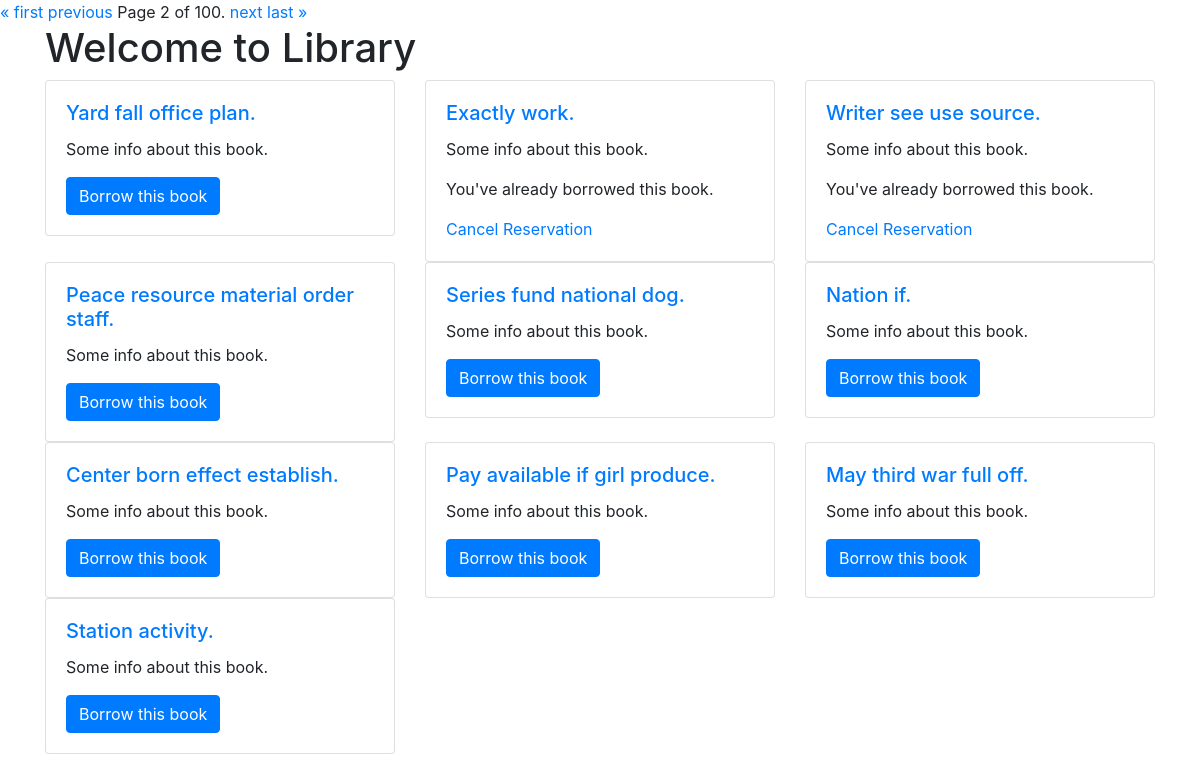
The app's page /users/?page=2 (signed in) with its own data.
### library/models.py (models this page shows)
class Book(models.Model):
    title = models.CharField(max_length=200)
    authors = models.ManyToManyField(Author)
    genre = models.ForeignKey(Genre, on_delete=models.CASCADE)
    pub_date = models.DateField('Publication date')
    quantity = models.IntegerField(default=1)

### users/views.py (the view)
# urls.py: path('', views.users_home, name='index'),
@login_required
@user_passes_test(lambda u: not u.is_staff)
def users_home(request):
    if request.method == 'POST':
        book_id = request.POST.get('book_id')
        book = get_object_or_404(Book, id=book_id)
        BorrowedBook.objects.create(user=request.user, book=book)
    books_list = Book.objects.all()
    page = request.GET.get('page', 1)
    paginator = Paginator(books_list, 10)  # Show 10 books per page
    try:
        books = paginator.page(page)
    except PageNotAnInteger:
        books = paginator.page(1)
    except EmptyPage:
        books = paginator.page(paginator.num_pages)
    borrowed_books = BorrowedBook.objects.filter(user=request.user).values_list('book', flat=True)
    return render(request, 'users/index.html', {'books': books, 'borrowed_books': borrowed_books})

### users/templates/users/index.html (shortened to what this page needs)
<!DOCTYPE html>
<html>
<head>
    <link href="https://stackpath.bootstrapcdn.com/bootstrap/4.3.1/css/bootstrap.min.css" rel="stylesheet">
</head>
<body>
<div class="pagination">
    <span class="step-links">
        {% if books.has_previous %}
            <a href="?page=1">&laquo; first</a>
            <a href="?page={{ books.previous_page_number }}">previous</a>
        {% endif %}
        <span class="current">
            Page {{ books.number }} of {{ books.paginator.num_pages }}.
        </span>
        {% if books.has_next %}
            <a href="?page={{ books.next_page_number }}">next</a>
            <a href="?page={{ books.paginator.num_pages }}">last &raquo;</a>
        {% endif %}
    </span>
</div>
<div class="container">
    <h1>Welcome to Library</h1>
    <div class="row">
        {% for book in books %}
            <div class='col-4'>
                <div class='card'>
                    <div class='card-body'>
                        <h5 class='card-title'><a href="{% url 'users:book-detail' book.id %}">{{ book.title }}</a></h5>
                        <p class='card-text'> Some info about this book. </p>
                        {% if book.id in borrowed_books %}
                            <p>You've already borrowed this book.</p>
                            <a href="{% url 'users:cancel-reservation' book.id %}">Cancel Reservation</a>
                        {% else %}
                            <form method="post" action="{% url 'users:index' %}">
                                <button type="submit" class="btn btn-primary">Borrow this book</button>
                            </form>
                        {% endif %}
                    </div>
                </div>
            </div>
        {% endfor %}
    </div>
</div>
</body>
</html>

### records on screen
Book: title "Yard fall office plan."
Book: title "Exactly work.", shows "You've already borrowed this book."
Book: title "Writer see use source.", shows "You've already borrowed this book."
Book: title "Peace resource material order staff."
Book: title "Series fund national dog."
Book: title "Nation if."
Book: title "Center born effect establish."
Book: title "Pay available if girl produce."
Book: title "May third war full off."
Book: title "Station activity."

### other values on screen
{{ books.number }} "2"
{{ books.paginator.num_pages }} "100"
